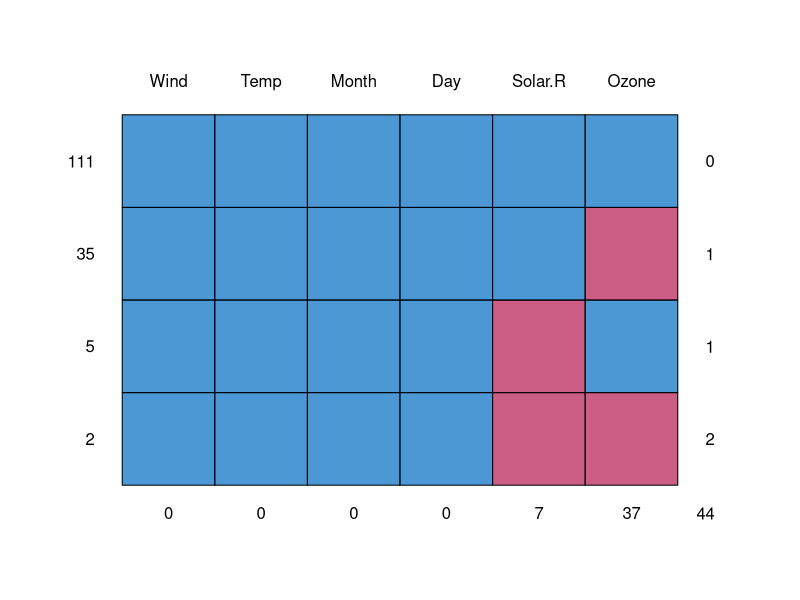
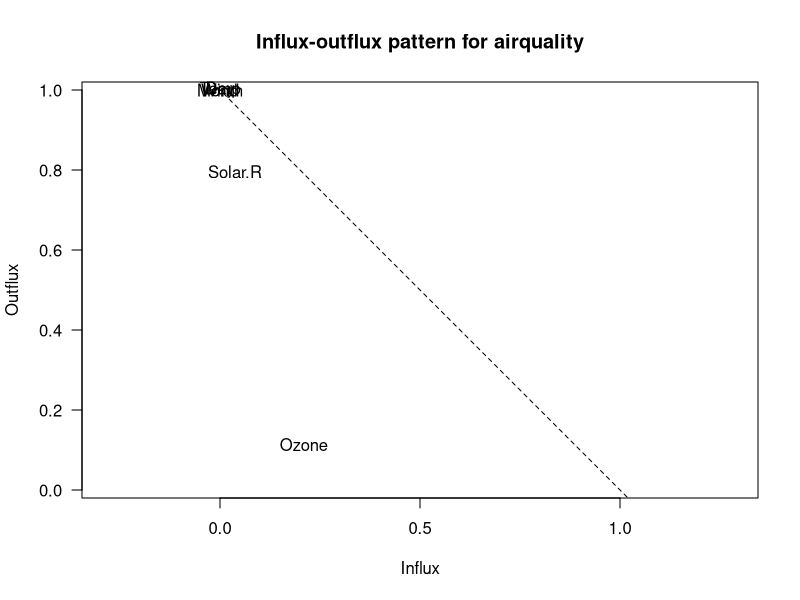
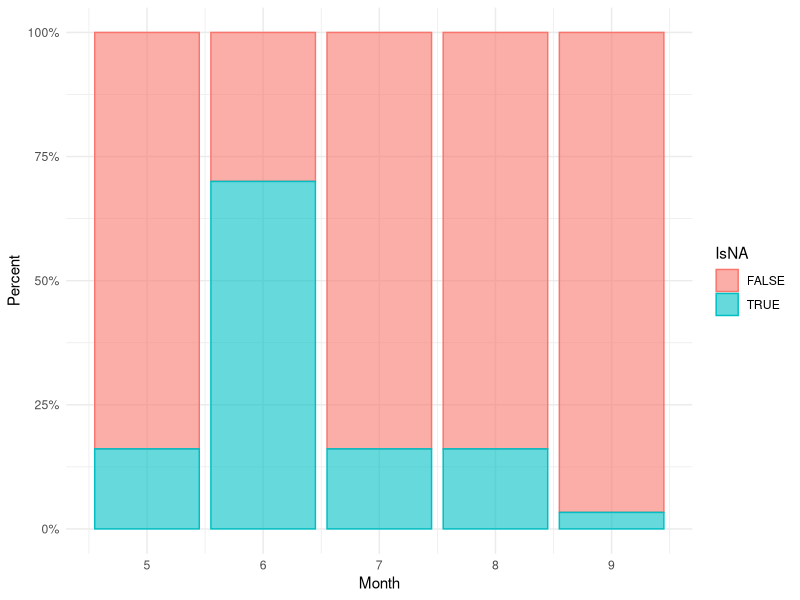
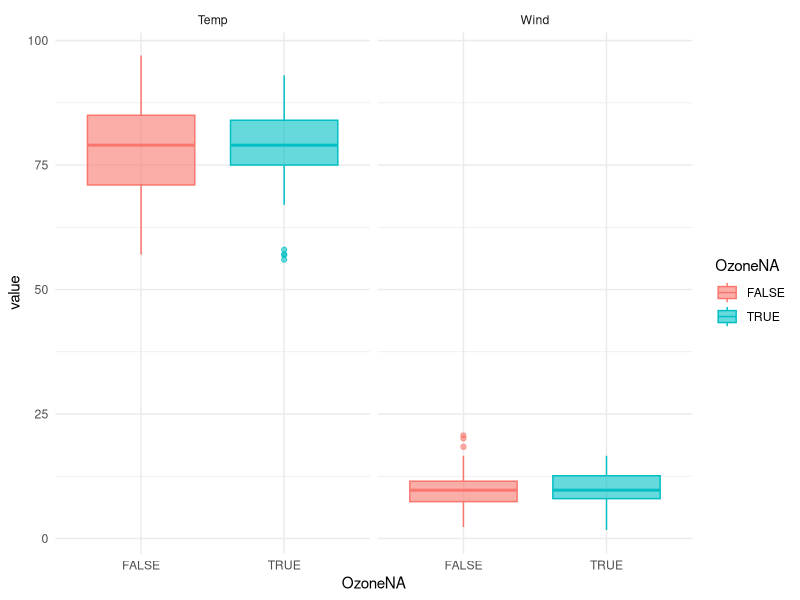

Reproduce these figures in R, in order. (Note: this script raises an error after producing the figures.)
## ---- chunk 1
## User-defined options come here
knitr::opts_chunk$set(warning = FALSE, message = FALSE, 
                      fig.path = "A04_04_exploratory1_files/figure-html/")
## ---- chunk 2
library(mice)
md.pattern(airquality)
## ---- chunk 3
fluxplot(airquality)
## ---- chunk 4
library(ggplot2); library(reshape2)
o <- dcast(airquality, Month ~ is.na(Ozone), 
    length, value.var="Month")
o <- melt(o, id="Month")
names(o) <- c("Month", "IsNA", "Percent")
ggplot(o, aes(Month, Percent, fill=IsNA, color=IsNA)) + 
    geom_bar(alpha=0.6, stat="identity", position="fill") + theme_minimal() +
    scale_y_continuous(labels=scales::percent)
## ---- chunk 5
aq <- airquality
aq$OzoneNA <- is.na(aq$Ozone)
aq <- melt(aq[,c("OzoneNA", "Temp", "Wind")], id="OzoneNA")
ggplot(aq, aes(OzoneNA, value, fill=OzoneNA, color=OzoneNA)) + 
    geom_boxplot(alpha=0.6) + facet_grid(~variable) + theme_minimal()
## ---- chunk 6
op <- options(digits=4, width=120)
## ---- chunk 7
imp <- lapply(list(list("pmm", 5), list("pmm", 10), list("rf", 10)), function(lst){
    mice(airquality, method=lst[[1]], maxit=lst[[2]], print=FALSE)})
summary(pool(with(imp[[1]], lm(Ozone~Temp+Wind))))
summary(pool(with(imp[[2]], lm(Ozone~Temp+Wind))))
summary(pool(with(imp[[3]], lm(Ozone~Temp+Wind))))
## ---- chunk 8
options(op)
## ---- chunk 9
par(mfrow=c(1,3))
plot(imp[[1]], main="MaxIt=5, Predictive Mean Matching")
plot(imp[[2]], main="MaxIt=10, Predictive Mean Matching")
plot(imp[[3]], main="MaxIt=10, Random Forest")
par(mfrow=c(1,1))
## ---- chunk 10
boxplot(airquality$Wind)
## ---- chunk 11
op <- par(mar=c(4, 4, 1, 2))
## ---- chunk 12
car::influencePlot(lm(prestige ~ income + education, data=car::Duncan))
## ---- chunk 13
par(op)
## ---- chunk 14
par(mfrow=c(2,2), mar=c(4, 4, 2, 2))
for (i in 1:4) {
    plot(anscombe[, c(i, i+4)], pch=19, bty="n")
    abline(lm(as.formula(paste0("y", i, "~x", i)), anscombe), col="tomato")
    coefs <- coef(lm(as.formula(paste0("y", i, "~x", i)), anscombe))
    text(10, 7, paste(round(coefs[1], 2), "+", round(coefs[2], 2), "*", names(coefs)[2]), col="tomato")
}
par(mfrow=c(1,1), mar=c(5.1, 4.1, 4.1, 2.1))
## ---- chunk 15
op <- par(mfrow=c(2,2), mar=c(4, 4, 2, 2))
for (i in 1:4){
    hist(airquality[,i], col="lightskyblue", 
         main=paste("Histogram of", names(airquality)[i]),
         xlab=names(airquality)[i], border="white", prob=TRUE)
    lines(density(airquality[,i], na.rm=TRUE), lwd=2)
}
par(op)
## ---- chunk 16
op <- par(mfrow=c(1,2), mar=c(4, 4, 2, 2))
for (i in 5:6){
    barplot(table(airquality[,i]), col="lightskyblue", 
            main=paste("Count of", names(airquality)[i]),
            xlab=names(airquality)[i], border="deepskyblue", horiz=TRUE)
}
par(op)
